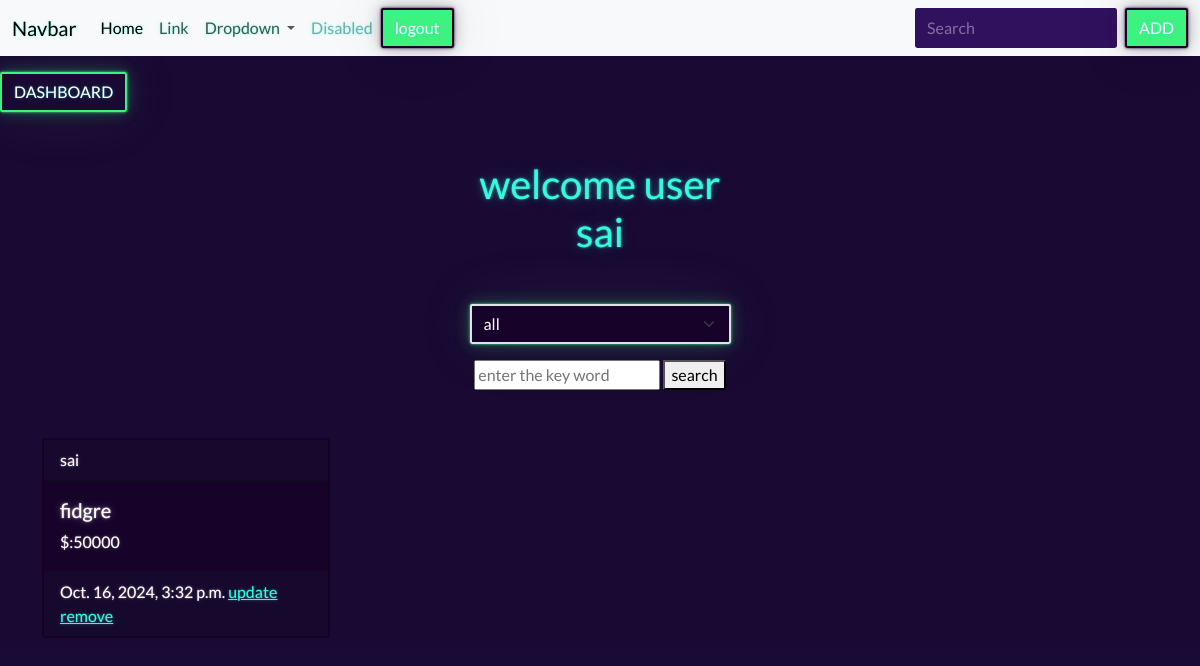
/expense/list/ (signed in), run on an earlier commit of the app's database.
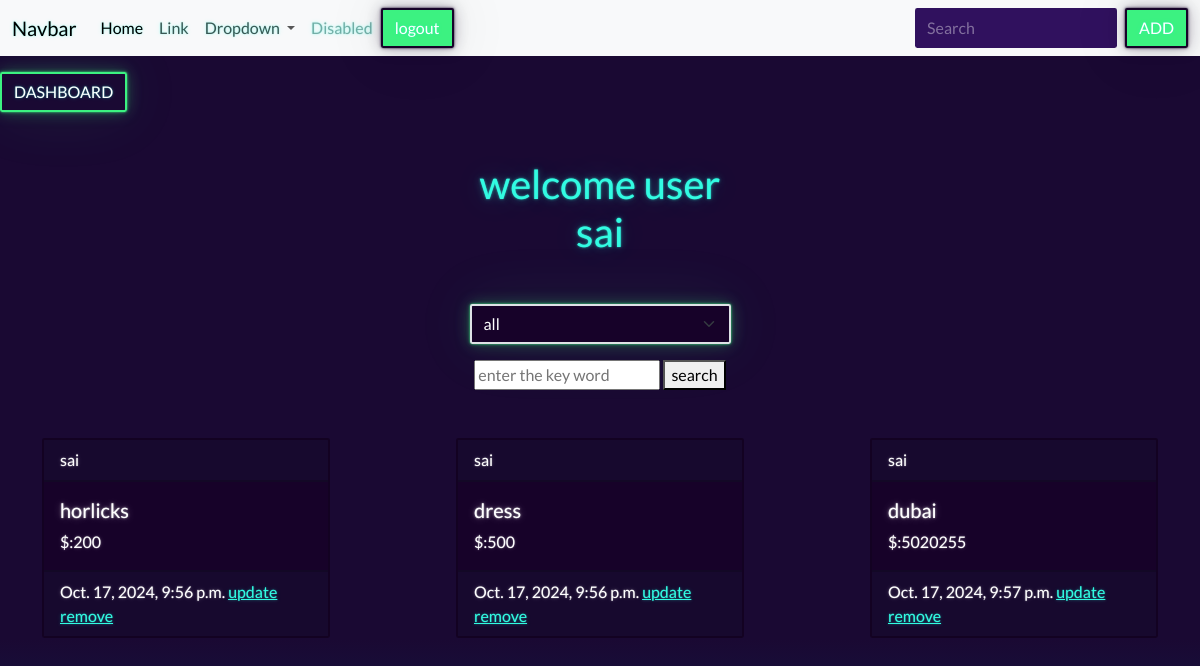
And on a later commit of the database.
### budjet/models.py (models this page shows, shortened)
class Expense(models.Model):
    title=models.CharField(max_length=200)
    amount=models.PositiveIntegerField()
    created_date=models.DateTimeField(auto_now=True)
    category_expense=(
        ("food","food"),
        ("travel","travel"),
        ("health","health"),
        ("other","other"),
    )
    category=models.CharField(max_length=200,choices=category_expense)
    user=models.ForeignKey(User,on_delete=models.CASCADE)

### budjet/views.py (the view)
# urls.py: path("expense/list/",views.ExpenseListView.as_view(),name="expense-list"),
@method_decorator([signin_required,never_cache],name="dispatch")
class ExpenseListView(View):
    def get(self,request,*args,**kwargs):
        search_text=request.GET.get("search_text")
        selected_category=request.GET.get("category","all")
        if  selected_category =="all":
            qs=Expense.objects.filter(user=request.user)
        else:
            qs=Expense.objects.filter(category=selected_category,user=request.user)
        if search_text!=None:
            qs=Expense.objects.filter(user=request.user)
            qs=qs.filter(title__contains=search_text)
        return render(request,"expense_list.html",{"expense":qs,"selected":selected_category})

### budjet/templates/expense_list.html (shortened to what this page needs)
{%extends 'base.html'%}
{%block main_block%}
<a href="{%url 'expense-summary' %}" class="btn btn-outline-success mt-3">DASHBOARD</a>
<div class="container text-center p-5 ">
    <div class="w-25  mx-auto ">
        <h1 class="mb-5">welcome user {{request.user}}</h1>
        <form action="">
            <select name="category" class="form-select text-bg-dark btn-outline-success mb-3" onchange="this.form.submit()">
                <option value="all" {%if selected == "all" %} selected {%endif%}>all</option>
            </select>
        </form>
        <form action="{%url 'expense-list'%}">
            <input type="text" placeholder="enter the key word" name="search_text">
            <button type="submit">search</button>
        </form>
    </div>
</div>
<div class="container d-flex justify-content-between">
    {%for e in expense%}
    <div class="card text-bg-dark mb-3" style="max-width: 18rem;">
        <div class="card-header d-flex justify-content-between">
            <div>{{e.user}}</div>
        </div>
        <div class="card-body">
            <h5 class="card-title">{{e.title}}</h5>
            <p class="card-text">$:{{e.amount}}</p>
        </div>
        <div class="card-footer text-body-white">
            {{e.created_date}}
            <a href="{%url 'expense-update' e.id %}">update</a>
            <a href="{%url 'expense-delete' e.id %}">remove</a>
        </div>
    </div>
    {%endfor%}
</div>
{%endblock%}

What changed in the data, as far as the page shows it:
removed Expense: user "sai", title "fidgre", amount "50000", created_date "Oct. 16, 2024, 3:32 p.m."
added Expense: user "sai", title "horlicks", amount "200", created_date "Oct. 17, 2024, 9:56 p.m."
added Expense: user "sai", title "dress", amount "500", created_date "Oct. 17, 2024, 9:56 p.m."
added Expense: user "sai", title "dubai", amount "5020255", created_date "Oct. 17, 2024, 9:57 p.m."
